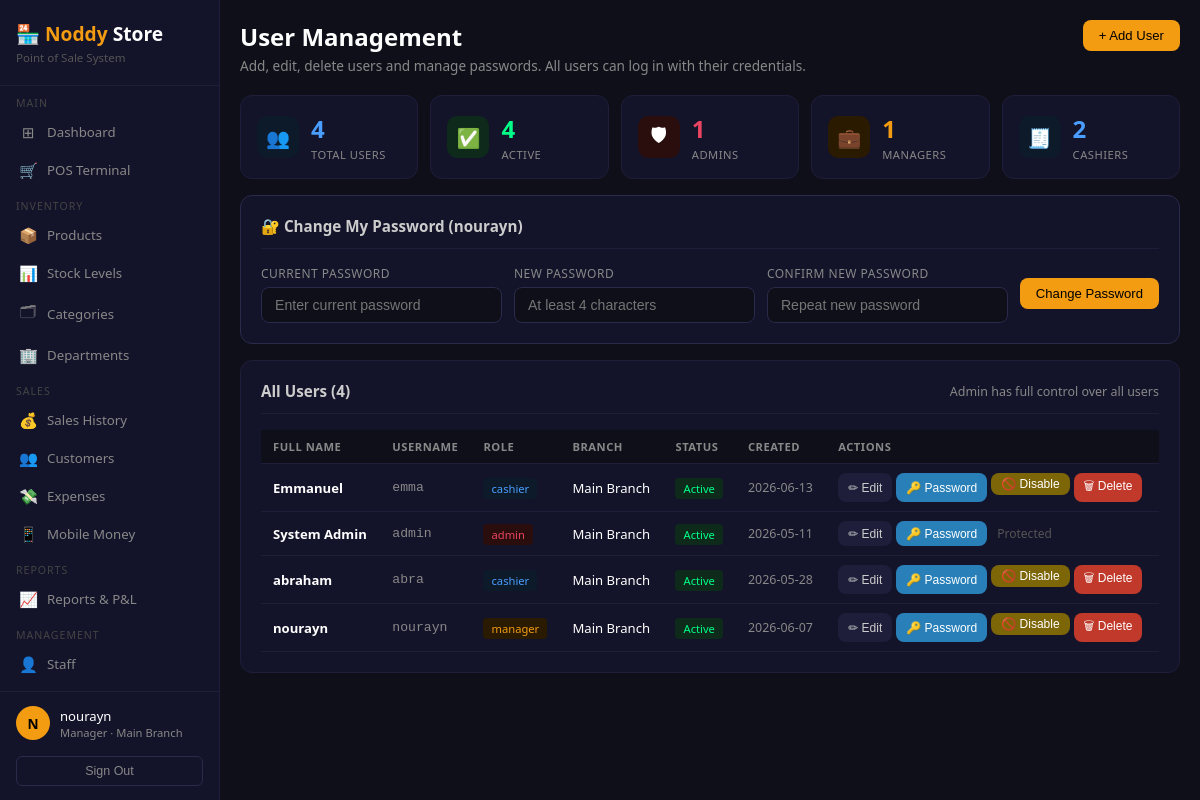
Page /users (signed in) on the committed database.
### tables this page shows
CREATE TABLE users (
        id         INTEGER PRIMARY KEY AUTOINCREMENT,
        full_name  TEXT NOT NULL,
        username   TEXT UNIQUE NOT NULL,
        password   TEXT NOT NULL,
        role       TEXT DEFAULT 'cashier',
        branch_id  INTEGER,
        active     INTEGER DEFAULT 1,
        created_at TEXT DEFAULT CURRENT_TIMESTAMP,
        FOREIGN KEY (branch_id) REFERENCES branches(id)
    );

CREATE TABLE branches (
        id         INTEGER PRIMARY KEY AUTOINCREMENT,
        name       TEXT NOT NULL,
        location   TEXT,
        phone      TEXT,
        created_at TEXT DEFAULT CURRENT_TIMESTAMP
    );

### app.py (the view)
@app.route('/users')
@login_required
def users():
    conn     = get_db()
    users    = conn.execute('''
        SELECT u.*,b.name as branch_name FROM users u
        LEFT JOIN branches b ON u.branch_id=b.id ORDER BY u.full_name
    ''').fetchall()
    branches = conn.execute('SELECT * FROM branches').fetchall()
    conn.close()
    return render_template('users.html', users=users, branches=branches)

### app.py (called while the page is built)
def login_required(f):
    @wraps(f)
    def decorated(*args, **kwargs):
        if 'user_id' not in session:
            return redirect(url_for('login'))
        return f(*args, **kwargs)
    return decorated

### database.py (called while the page is built)
def get_db():
    conn = sqlite3.connect(DB)
    conn.row_factory = sqlite3.Row
    return conn

### templates/users.html (shortened to what this page needs)
{% extends 'base.html' %}
{% block content %}
<div class="page-header">
    <div><h2>User Management</h2>
    <p>Add, edit, delete users and manage passwords. All users can log in with their credentials.</p></div>
    <button class="btn btn-primary" onclick="document.getElementById('addModal').classList.add('show')">
        + Add User
    </button>
</div>
<div style="display:grid;grid-template-columns:repeat(5,1fr);gap:12px;margin-bottom:16px;">
    <div class="stat-card">
        <div class="stat-icon" style="background:#0d1a2a">👥</div>
        <div class="stat-info">
            <div class="number" style="color:#4a9eff">{{ users|length }}</div>
            <div class="label">Total Users</div>
        </div>
    </div>
    <div class="stat-card">
        <div class="stat-icon" style="background:#0d2a1a">✅</div>
        <div class="stat-info">
            <div class="number" style="color:#00ff88">{{ users|selectattr('active','eq',1)|list|length }}</div>
            <div class="label">Active</div>
        </div>
    </div>
    <div class="stat-card">
        <div class="stat-icon" style="background:#2a0d0d">🛡</div>
        <div class="stat-info">
            <div class="number" style="color:#e94560">{{ users|selectattr('role','eq','admin')|list|length }}</div>
            <div class="label">Admins</div>
        </div>
    </div>
    <div class="stat-card">
        <div class="stat-icon" style="background:#2a1a00">💼</div>
        <div class="stat-info">
            <div class="number" style="color:#f39c12">{{ users|selectattr('role','eq','manager')|list|length }}</div>
            <div class="label">Managers</div>
        </div>
    </div>
    <div class="stat-card">
        <div class="stat-icon" style="background:#0d1a2a">🧾</div>
        <div class="stat-info">
            <div class="number" style="color:#4a9eff">{{ users|selectattr('role','eq','cashier')|list|length }}</div>
            <div class="label">Cashiers</div>
        </div>
    </div>
</div>
<div class="card" style="margin-bottom:16px;border-color:#2a2a4a;">
    <div class="card-header">
        <h3>🔐 Change My Password ({{ session.full_name }})</h3>
    </div>
    <form method="POST" action="/profile/change_password" style="display:flex;gap:12px;align-items:flex-end;flex-wrap:wrap;">
        <div class="form-group" style="margin:0;flex:1;min-width:160px;">
            <label>Current Password</label>
            <input type="password" name="current_password" required placeholder="Enter current password"/>
        </div>
        <div class="form-group" style="margin:0;flex:1;min-width:160px;">
            <label>New Password</label>
            <input type="password" name="new_password" required placeholder="At least 4 characters"/>
        </div>
        <div class="form-group" style="margin:0;flex:1;min-width:160px;">
            <label>Confirm New Password</label>
            <input type="password" name="confirm_password" required placeholder="Repeat new password"/>
        </div>
        <button type="submit" class="btn btn-primary" style="margin-bottom:14px;">Change Password</button>
    </form>
</div>
<div class="card">
    <div class="card-header">
        <h3>All Users ({{ users|length }})</h3>
        <span style="color:#888;font-size:0.78rem">Admin has full control over all users</span>
    </div>
    <table>
        <thead>
            <tr>
                <th>Full Name</th><th>Username</th><th>Role</th>
                <th>Branch</th><th>Status</th><th>Created</th>
                <th style="min-width:280px">Actions</th>
            </tr>
        </thead>
        <tbody>
            {% for u in users %}
            <tr>
                <td><strong>{{ u.full_name }}</strong></td>
                <td style="color:#888;font-family:monospace">{{ u.username }}</td>
                <td>
                    <span class="badge badge-{% if u.role=='admin' %}danger{% elif u.role=='manager' %}warning{% else %}info{% endif %}">
                        {{ u.role }}
                    </span>
                </td>
                <td>{{ u.branch_name or '—' }}</td>
                <td>
                    <span class="badge badge-{% if u.active %}success{% else %}danger{% endif %}">
                        {% if u.active %}Active{% else %}Inactive{% endif %}
                    </span>
                </td>
                <td style="color:#888;font-size:0.78rem">{{ u.created_at[:10] if u.created_at else '—' }}</td>
                <td>
                    <div style="display:flex;gap:4px;flex-wrap:wrap;">
                        <button class="btn btn-secondary btn-sm"
                                onclick="openEdit({{ u.id }},'{{ u.full_name }}','{{ u.username }}','{{ u.role }}',{{ u.branch_id or 0 }})">
                            ✏ Edit
                        </button>
                        <button class="btn btn-info btn-sm"
                                onclick="openChangePw({{ u.id }},'{{ u.full_name }}')">
                            🔑 Password
                        </button>
                        {% if u.username != 'admin' %}
                        <form method="POST" action="/users/toggle/{{ u.id }}" style="display:inline">
                            <button class="btn btn-sm {% if u.active %}btn-warning{% else %}btn-success{% endif %}"
                                    style="{% if u.active %}background:#7d6608;color:#fff;{% endif %}">
                                {% if u.active %}🚫 Disable{% else %}✅ Enable{% endif %}
                            </button>
                        </form>
                        <form method="POST" action="/users/delete/{{ u.id }}"
                              onsubmit="return confirm('Permanently delete {{ u.full_name }}? This cannot be undone!')"
                              style="display:inline">
                            <button class="btn btn-danger btn-sm">🗑 Delete</button>
                        </form>
                        {% else %}
                        <span style="color:#555;font-size:0.75rem;padding:4px 6px">Protected</span>
                        {% endif %}
                    </div>
                </td>
            </tr>
            {% endfor %}
        </tbody>
    </table>
</div>
{% endblock %}

### templates/base.html (shortened to what this page needs)
<!DOCTYPE html>
<html lang="en">
<head>
</head>
<body>
<div class="sidebar">
    <div class="sidebar-logo">
        <h1>🏪 <span>Noddy</span> Store</h1>
        <p>Point of Sale System</p>
    </div>
    <nav style="flex:1;overflow-y:auto;">
        <div class="nav-section">Main</div>
        <a href="/" class="nav-item {% if request.path=='/' %}active{% endif %}">
            <span class="icon">⊞</span> Dashboard
        </a>
        <a href="/pos" class="nav-item {% if request.path=='/pos' %}active{% endif %}">
            <span class="icon">🛒</span> POS Terminal
        </a>
        <div class="nav-section">Inventory</div>
        <a href="/products" class="nav-item {% if request.path.startswith('/products') %}active{% endif %}">
            <span class="icon">📦</span> Products
        </a>
        <a href="/stock" class="nav-item {% if request.path=='/stock' %}active{% endif %}">
            <span class="icon">📊</span> Stock Levels
        </a>
        <a href="/categories" class="nav-item {% if request.path.startswith('/categories') %}active{% endif %}">
            <span class="icon">🗂</span> Categories
        </a>
        <a href="/departments" class="nav-item {% if request.path.startswith('/departments') %}active{% endif %}">
            <span class="icon">🏢</span> Departments
        </a>
        <div class="nav-section">Sales</div>
        <a href="/sales" class="nav-item {% if request.path=='/sales' %}active{% endif %}">
            <span class="icon">💰</span> Sales History
        </a>
        <a href="/customers" class="nav-item {% if request.path.startswith('/customers') %}active{% endif %}">
            <span class="icon">👥</span> Customers
        </a>
        <a href="/expenses" class="nav-item {% if request.path.startswith('/expenses') %}active{% endif %}">
            <span class="icon">💸</span> Expenses
        </a>
        <a href="/mobile_money" class="nav-item {% if request.path.startswith('/mobile_money') %}active{% endif %}">
            <span class="icon">📱</span> Mobile Money
        </a>
        <div class="nav-section">Reports</div>
        <a href="/reports" class="nav-item {% if request.path=='/reports' %}active{% endif %}">
            <span class="icon">📈</span> Reports &amp; P&amp;L
        </a>
        <div class="nav-section">Management</div>
        <a href="/staff" class="nav-item {% if request.path=='/staff' %}active{% endif %}">
            <span class="icon">👤</span> Staff
        </a>
        <a href="/staff/performance" class="nav-item {% if request.path=='/staff/performance' %}active{% endif %}">
        </a>
    </nav>
    <div class="sidebar-user">
        <div style="display:flex;align-items:center;gap:10px;margin-bottom:8px;">
            <div class="user-avatar">{{ session.full_name[0]|upper }}</div>
            <div style="min-width:0;">
                <div class="user-name" style="overflow:hidden;text-overflow:ellipsis;white-space:nowrap">
                    {{ session.full_name }}
                </div>
                <div class="user-role">{{ session.role }} · {{ session.branch_name }}</div>
            </div>
        </div>
        <a href="/logout"><button class="btn-logout">Sign Out</button></a>
    </div>
</div>
<div class="main">
    {% block content %}{% endblock %}
</div>
</body>
</html>

### templates/base.html (style rules this page uses)
* { margin:0;padding:0;box-sizing:border-box; }
body { background:#0f0f1a;color:#fff;font-family:'Segoe UI',sans-serif;display:flex;min-height:100vh; }
.sidebar { width:220px;background:#13132a;border-right:1px solid #1e1e3a;display:flex;flex-direction:column;position:fixed;height:100vh;z-index:100;overflow-y:auto; }
.sidebar-logo { padding:20px 16px;border-bottom:1px solid #1e1e3a;flex-shrink:0; }
.sidebar-logo h1 { font-size:1.2rem;color:#fff; }
.sidebar-logo h1 span { color:#f39c12; }
.sidebar-logo p { color:#555;font-size:0.72rem;margin-top:3px; }
.nav-section { padding:10px 0 3px 16px;font-size:0.66rem;color:#444;text-transform:uppercase;letter-spacing:1px; }
.nav-item { display:flex;align-items:center;gap:10px;padding:9px 16px;color:#888;text-decoration:none;font-size:0.83rem;border-left:3px solid transparent;transition:all .15s; }
.nav-item .icon { font-size:0.95rem;width:18px;text-align:center;flex-shrink:0; }
.sidebar-user { padding:14px 16px;border-top:1px solid #1e1e3a;flex-shrink:0; }
.user-avatar { width:34px;height:34px;background:#f39c12;border-radius:50%;display:flex;align-items:center;justify-content:center;font-weight:bold;font-size:0.85rem;color:#000;flex-shrink:0; }
.user-name { font-size:0.82rem;color:#fff;font-weight:500; }
.user-role { font-size:0.7rem;color:#888;text-transform:capitalize; }
.btn-logout { margin-top:8px;width:100%;padding:7px;background:transparent;border:1px solid #2a2a4a;border-radius:6px;color:#888;cursor:pointer;font-size:0.78rem; }
.main { margin-left:220px;flex:1;padding:20px;overflow-y:auto;min-height:100vh; }
.page-header { margin-bottom:20px;display:flex;justify-content:space-between;align-items:flex-start;flex-wrap:wrap;gap:10px; }
.page-header h2 { font-size:1.5rem;font-weight:600; }
.page-header p { color:#888;font-size:0.85rem;margin-top:3px; }
.card { background:#13132a;border-radius:12px;border:1px solid #1e1e3a;padding:20px;margin-bottom:16px; }
.card-header { display:flex;justify-content:space-between;align-items:center;margin-bottom:16px;padding-bottom:12px;border-bottom:1px solid #1e1e3a; }
.card-header h3 { font-size:0.95rem;color:#ccc; }
.stat-card { background:#13132a;border-radius:12px;padding:16px;border:1px solid #1e1e3a;display:flex;align-items:center;gap:12px; }
.stat-icon { width:42px;height:42px;border-radius:10px;display:flex;align-items:center;justify-content:center;font-size:1.2rem;flex-shrink:0; }
.stat-info .number { font-size:1.5rem;font-weight:700; }
.stat-info .label { color:#888;font-size:0.7rem;text-transform:uppercase;letter-spacing:.5px;margin-top:2px; }
table { width:100%;border-collapse:collapse; }
th,td { padding:9px 12px;text-align:left;font-size:0.82rem;border-bottom:1px solid #1e1e3a; }
th { color:#888;text-transform:uppercase;font-size:0.7rem;letter-spacing:.5px;background:#0f0f1a; }
.btn { padding:8px 16px;border:none;border-radius:8px;cursor:pointer;font-size:0.82rem;font-weight:500;text-decoration:none;display:inline-block;transition:opacity .2s; }
.btn-primary { background:#f39c12;color:#000; }
.btn-danger { background:#c0392b;color:#fff; }
.btn-secondary { background:#1e1e3a;color:#ccc; }
.btn-info { background:#2980b9;color:#fff; }
.btn-warning { background:#7d6608;color:#fff; }
.btn-sm { padding:4px 10px;font-size:0.75rem; }
.form-group { margin-bottom:14px; }
.form-group label { display:block;color:#888;font-size:0.75rem;text-transform:uppercase;letter-spacing:.5px;margin-bottom:5px; }
.form-group input,.form-group select,.form-group textarea { width:100%;padding:9px 13px;background:#0f0f1a;border:1px solid #2a2a4a;border-radius:8px;color:#fff;font-size:0.88rem;outline:none; }
.badge { padding:3px 8px;border-radius:4px;font-size:0.7rem;font-weight:500; }
.badge-success { background:#0d2a1a;color:#00ff88; }
.badge-danger { background:#2a0d0d;color:#e94560; }
.badge-warning { background:#2a1a00;color:#f39c12; }
.badge-info { background:#0d1a2a;color:#4a9eff; }

### rows in the picture
users: role "Manager", full_name "nourayn", username "nourayn", role "manager", name "Main Branch", active "Active", created_at "2026-06-07"
branches: branch_name "Main Branch"
users: full_name "Emmanuel", username "emma", role "cashier", name "Main Branch", active "Active", created_at "2026-06-13"
users: full_name "System Admin", username "admin", role "admin", name "Main Branch", active "Active", created_at "2026-05-11", shows "Protected"
users: full_name "abraham", username "abra", role "cashier", name "Main Branch", active "Active", created_at "2026-05-28"

### other values in the picture
{{ session.full_name[0]|upper }} "N"
{{ session.full_name }} "nourayn"
{{ users|length }} "4"
{{ users|selectattr('active','eq',1)|list|length }} "4"
{{ users|selectattr('role','eq','admin')|list|length }} "1"
{{ users|selectattr('role','eq','manager')|list|length }} "1"
{{ users|selectattr('role','eq','cashier')|list|length }} "2"
